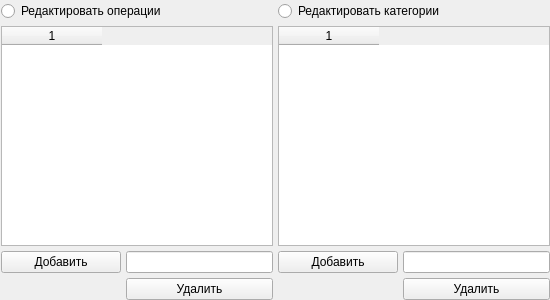
<?xml version="1.0" encoding="UTF-8"?>
<ui version="4.0">
 <class>EditSupportForm</class>
 <widget class="QWidget" name="EditSupportForm">
  <property name="windowModality">
   <enum>Qt::ApplicationModal</enum>
  </property>
  <property name="geometry">
   <rect>
    <x>0</x>
    <y>0</y>
    <width>550</width>
    <height>300</height>
   </rect>
  </property>
  <property name="minimumSize">
   <size>
    <width>550</width>
    <height>300</height>
   </size>
  </property>
  <property name="maximumSize">
   <size>
    <width>550</width>
    <height>300</height>
   </size>
  </property>
  <property name="windowTitle">
   <string>Изменить служебные данные</string>
  </property>
  <widget class="QWidget" name="horizontalLayoutWidget">
   <property name="geometry">
    <rect>
     <x>0</x>
     <y>0</y>
     <width>551</width>
     <height>301</height>
    </rect>
   </property>
   <layout class="QHBoxLayout" name="main_layout">
    <property name="spacing">
     <number>5</number>
    </property>
    <property name="sizeConstraint">
     <enum>QLayout::SetMinimumSize</enum>
    </property>
    <property name="leftMargin">
     <number>1</number>
    </property>
    <property name="topMargin">
     <number>1</number>
    </property>
    <property name="rightMargin">
     <number>1</number>
    </property>
    <property name="bottomMargin">
     <number>1</number>
    </property>
    <item>
     <layout class="QVBoxLayout" name="ops_layout">
      <item>
       <widget class="QRadioButton" name="select_ops_rdbtn">
        <property name="minimumSize">
         <size>
          <width>0</width>
          <height>20</height>
         </size>
        </property>
        <property name="text">
         <string>Редактировать операции</string>
        </property>
       </widget>
      </item>
      <item>
       <widget class="QTableWidget" name="ops_table">
        <property name="editTriggers">
         <set>QAbstractItemView::NoEditTriggers</set>
        </property>
        <property name="columnCount">
         <number>1</number>
        </property>
        <attribute name="horizontalHeaderCascadingSectionResizes">
         <bool>true</bool>
        </attribute>
        <column/>
       </widget>
      </item>
      <item>
       <layout class="QGridLayout" name="ops_ctrl_grid">
        <item row="0" column="1">
         <widget class="QLineEdit" name="op_name_txt"/>
        </item>
        <item row="0" column="0">
         <widget class="QPushButton" name="add_new_op_btn">
          <property name="minimumSize">
           <size>
            <width>120</width>
            <height>0</height>
           </size>
          </property>
          <property name="text">
           <string>Добавить</string>
          </property>
         </widget>
        </item>
        <item row="1" column="1">
         <widget class="QPushButton" name="del_cur_op_btn">
          <property name="text">
           <string>Удалить</string>
          </property>
         </widget>
        </item>
       </layout>
      </item>
     </layout>
    </item>
    <item>
     <layout class="QVBoxLayout" name="cats_layout">
      <item>
       <widget class="QRadioButton" name="select_cats_rdbtn">
        <property name="minimumSize">
         <size>
          <width>0</width>
          <height>20</height>
         </size>
        </property>
        <property name="text">
         <string>Редактировать категории</string>
        </property>
       </widget>
      </item>
      <item>
       <widget class="QTableWidget" name="cats_table">
        <property name="editTriggers">
         <set>QAbstractItemView::NoEditTriggers</set>
        </property>
        <property name="columnCount">
         <number>1</number>
        </property>
        <column/>
       </widget>
      </item>
      <item>
       <layout class="QGridLayout" name="cats_ctrl_grid">
        <item row="0" column="0">
         <widget class="QPushButton" name="add_new_cat_btn">
          <property name="minimumSize">
           <size>
            <width>120</width>
            <height>0</height>
           </size>
          </property>
          <property name="text">
           <string>Добавить</string>
          </property>
         </widget>
        </item>
        <item row="0" column="1">
         <widget class="QLineEdit" name="cat_name_txt"/>
        </item>
        <item row="1" column="1">
         <widget class="QPushButton" name="del_cur_cat_btn">
          <property name="text">
           <string>Удалить</string>
          </property>
         </widget>
        </item>
       </layout>
      </item>
     </layout>
    </item>
   </layout>
  </widget>
 </widget>
 <resources/>
 <connections/>
</ui>
